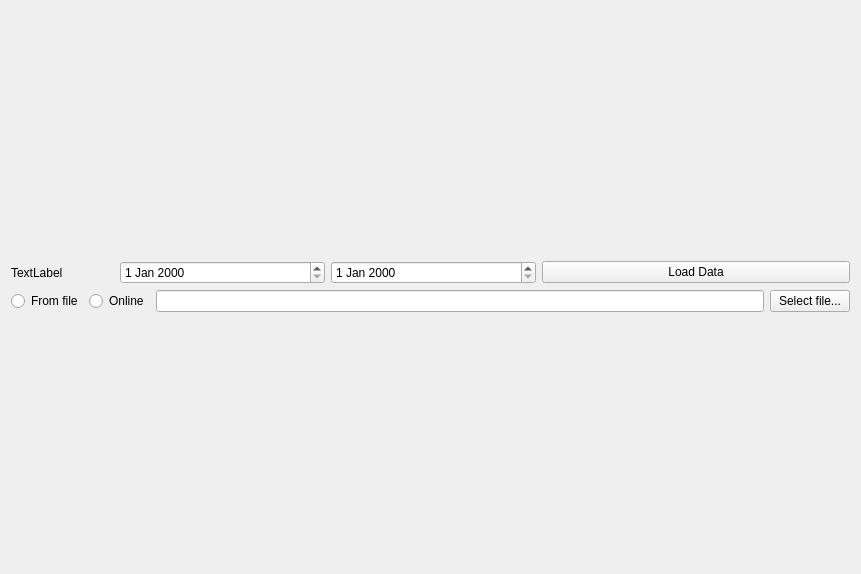
<?xml version="1.0" encoding="UTF-8"?>
<ui version="4.0">
 <class>MapSubWindow</class>
 <widget class="QWidget" name="MapSubWindow">
  <property name="geometry">
   <rect>
    <x>0</x>
    <y>0</y>
    <width>861</width>
    <height>574</height>
   </rect>
  </property>
  <property name="windowTitle">
   <string>Form</string>
  </property>
  <layout class="QGridLayout" name="gridLayout_2">
   <item row="0" column="0">
    <layout class="QVBoxLayout" name="verticalLayout" stretch="0,0,10">
     <item>
      <layout class="QHBoxLayout" name="infoLayout" stretch="1,2,2,3">
       <item>
        <widget class="QLabel" name="currencyNameLabel">
         <property name="text">
          <string>TextLabel</string>
         </property>
        </widget>
       </item>
       <item>
        <widget class="QDateEdit" name="beginDate"/>
       </item>
       <item>
        <widget class="QDateEdit" name="endDate"/>
       </item>
       <item>
        <widget class="QPushButton" name="loadButton">
         <property name="text">
          <string>Load Data</string>
         </property>
        </widget>
       </item>
      </layout>
     </item>
     <item>
      <layout class="QHBoxLayout" name="loadDataLayout" stretch="1,1,10,1">
       <item>
        <widget class="QRadioButton" name="radioButtonFromFile">
         <property name="text">
          <string>From file</string>
         </property>
        </widget>
       </item>
       <item>
        <widget class="QRadioButton" name="radioButtonOnline">
         <property name="text">
          <string>Online</string>
         </property>
        </widget>
       </item>
       <item>
        <widget class="QLineEdit" name="resourceName"/>
       </item>
       <item>
        <widget class="QPushButton" name="selectFileButton">
         <property name="text">
          <string>Select file...</string>
         </property>
        </widget>
       </item>
      </layout>
     </item>
     <item>
      <layout class="QVBoxLayout" name="mapLayout">
       <property name="sizeConstraint">
        <enum>QLayout::SetMaximumSize</enum>
       </property>
      </layout>
     </item>
    </layout>
   </item>
  </layout>
 </widget>
 <resources/>
 <connections/>
</ui>
